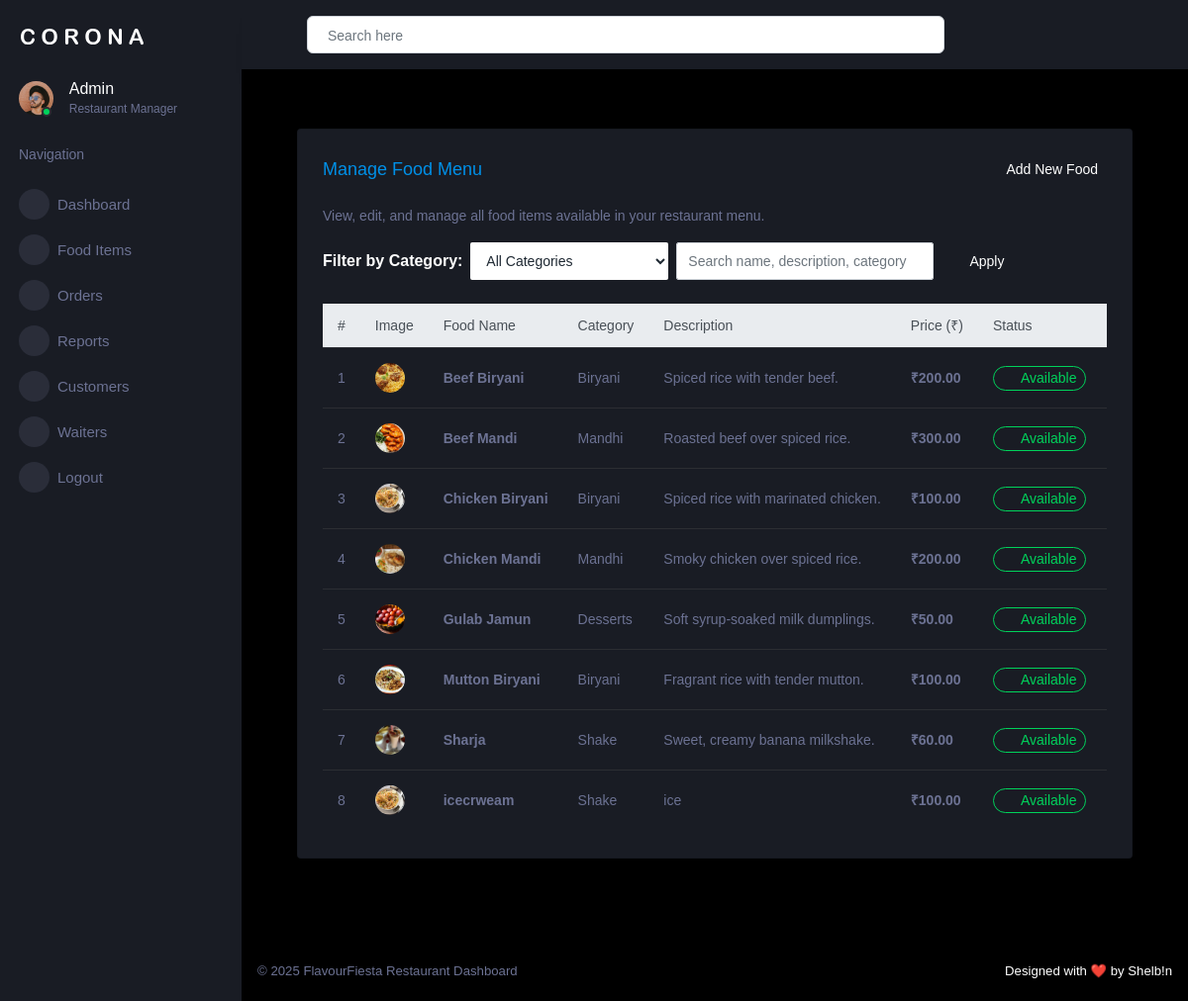
Page /admin_app/view_food/ on the earlier database version.
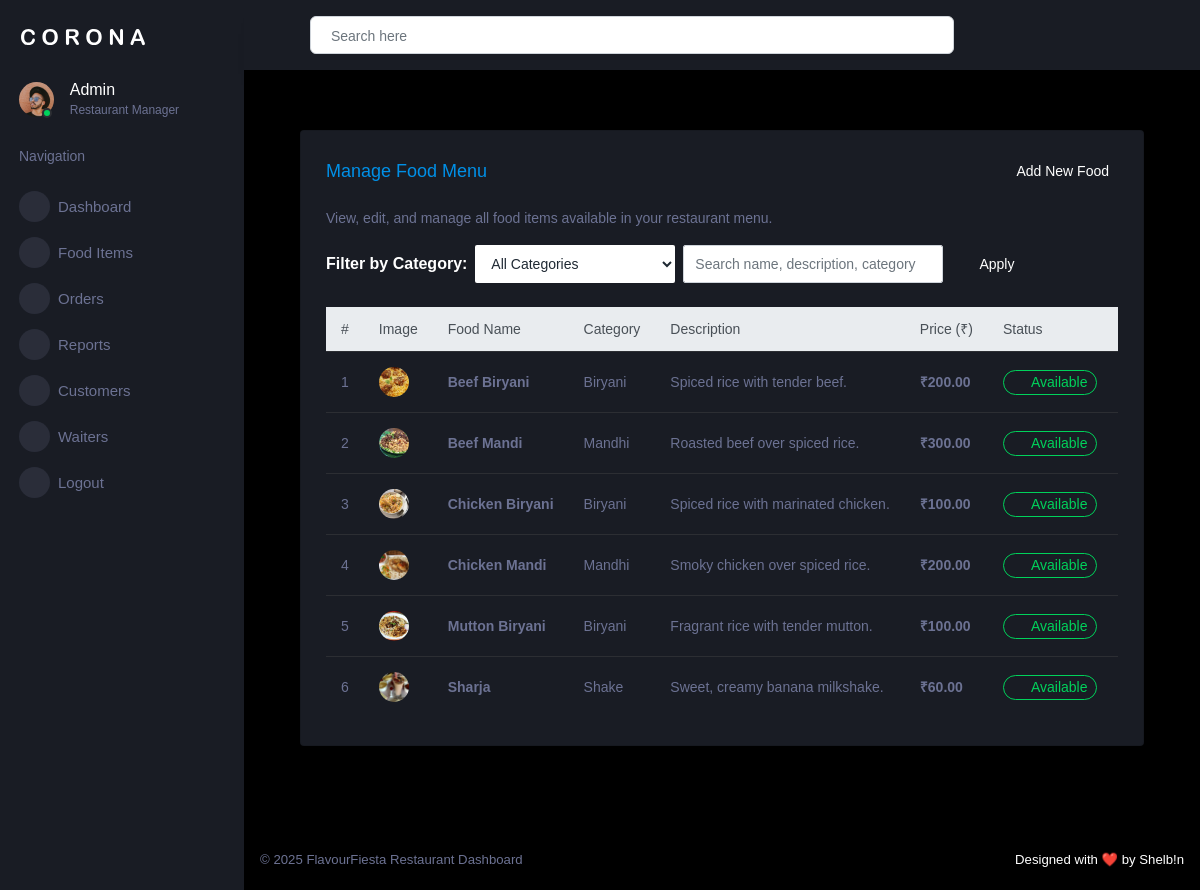
Same page on the later database version.
### admin_app/models.py (models this page shows)
class fooditems(models.Model):
    name = models.CharField(max_length=100)
    description = models.TextField()
    price = models.DecimalField(max_digits=10, decimal_places=2)
    category = models.ForeignKey(categorydb, on_delete=models.CASCADE)
    image = models.ImageField(upload_to='food_items/', blank=True, null=True)
    availability = models.BooleanField(default=True)

class categorydb(models.Model):
    Category_name=models.CharField(max_length=100,null=True,blank=True)
    Description=models.CharField(max_length=100,null=True,blank=True)
    Image = models.ImageField(upload_to='categories/', null=True, blank=True)

### admin_app/views.py (the view)
# urls.py: path('view_food/', views.view_food, name='view_food'),
def view_food(request):
    selected_category = request.GET.get('category')
    search_query = request.GET.get('q', '')
    categories = categorydb.objects.all()  # ✅ use categorydb
    sort_key = request.GET.get('sort', 'name')
    sort_dir = request.GET.get('dir', 'asc')
    allowed_sort_fields = {
        'name': 'name',
        'price': 'price',
        'status': 'availability',
        'category': 'category__Category_name',
        'created': 'id',  # fallback if needed
    }
    order_field = allowed_sort_fields.get(sort_key, 'name')
    if sort_dir == 'desc':
        order_field = '-' + order_field
    from django.db.models import Q
    qs = fooditems.objects.select_related('category')
    if selected_category:
        qs = qs.filter(category_id=selected_category)
    if search_query:
        qs = qs.filter(
            Q(name__icontains=search_query) |
            Q(description__icontains=search_query) |
            Q(category__Category_name__icontains=search_query)
        )
    data = qs.order_by(order_field)
    return render(request, 'view_food.html', {
        'data': data,
        'categories': categories,
        'selected_category': int(selected_category) if selected_category else None,
        'sort': sort_key,
        'dir': sort_dir,
        'search_query': search_query,
    })

### admin_app/templates/view_food.html (shortened to what this page needs)
{% extends 'index.html' %}
{% load static %}
{% block content %}
<div class="content-wrapper">
  <div class="row">
    <div class="col-12 grid-margin stretch-card">
      <div class="card">
        <div class="card-body">
          <div class="d-flex justify-content-between align-items-center mb-4">
            <h4 class="card-title text-primary mb-0">Manage Food Menu</h4>
            <a href="{% url 'admin_app:add_food' %}" class="btn btn-gradient-primary btn-sm">
              <i class="mdi mdi-plus-circle-outline"></i> Add New Food
            </a>
          </div>
          <p class="card-description text-muted">
            View, edit, and manage all food items available in your restaurant menu.
          </p>
          <form method="get" action="{% url 'admin_app:view_food' %}" class="form-inline mb-4">
            <label for="category" class="mr-2 font-weight-bold">Filter by Category:</label>
            <select name="category" id="category" class="form-control mr-2" style="min-width:200px;">
              <option value="">All Categories</option>
            </select>
            <div class="input-group mr-2" style="min-width:260px;">
              <input type="text" name="q" class="form-control" placeholder="Search name, description, category" value="{{ search_query }}">
            </div>
            <button type="submit" class="btn btn-gradient-primary btn-sm">
              <i class="mdi mdi-filter-outline"></i> Apply
            </button>
          </form>
          <div class="table-responsive">
            <table class="table table-hover align-middle">
              <thead class="thead-light">
                <tr>
                  <th class="text-center">#</th>
                  <th>Image</th>
                  <th>Food Name</th>
                  <th>Category</th>
                  <th>Description</th>
                  <th>Price (₹)</th>
                  <th>Status</th>
                  <th class="text-center">Actions</th>
                </tr>
              </thead>
              <tbody>
                {% for item in data %}
                <tr>
                  <td class="text-center">{{ forloop.counter }}</td>
                  <td>
                    {% if item.image %}
                      <img src="{{ item.image.url }}" alt="{{ item.name }}" class="food-img">
                    {% else %}
                      <span class="text-muted">No Image</span>
                    {% endif %}
                  </td>
                  <td><strong>{{ item.name }}</strong></td>
                  <td>{{ item.category.Category_name }}</td>
                  <td style="max-width: 300px;">{{ item.description }}</td>
                  <td><b>₹{{ item.price }}</b></td>
                  <td>
                    {% if item.availability %}
                      <a href="{% url 'admin_app:toggle_availability' item.id %}" class="btn btn-outline-success btn-sm rounded-pill" title="Toggle availability">
                        <i class="mdi mdi-check-circle-outline"></i> Available
                      </a>
                    {% else %}
                      <a href="{% url 'admin_app:toggle_availability' item.id %}" class="btn btn-outline-secondary btn-sm rounded-pill" title="Toggle availability">
                        <i class="mdi mdi-close-circle-outline"></i> Unavailable
                      </a>
                    {% endif %}
                  </td>
                  <td class="text-center">
                  </td>
                </tr>
                {% empty %}
                <tr>
                  <td colspan="8" class="text-center text-muted py-4">
                    No food items available{% if selected_category %} in this category{% endif %}.
                  </td>
                </tr>
                {% endfor %}
              </tbody>
            </table>
          </div>
        </div>
      </div>
    </div>
  </div>
</div>
{% endblock %}

Differences in the rows shown:
removed fooditems: image (picture), name "Gulab Jamun", category.Category_name "Desserts", description "Soft syrup-soaked milk dumplings.", price "50.00", availability True (drawn)
removed fooditems: image (picture), name "icecrweam", category.Category_name "Shake", description "ice", price "100.00", availability True (drawn)
changed fooditems "Beef Mandi": image: a different picture
